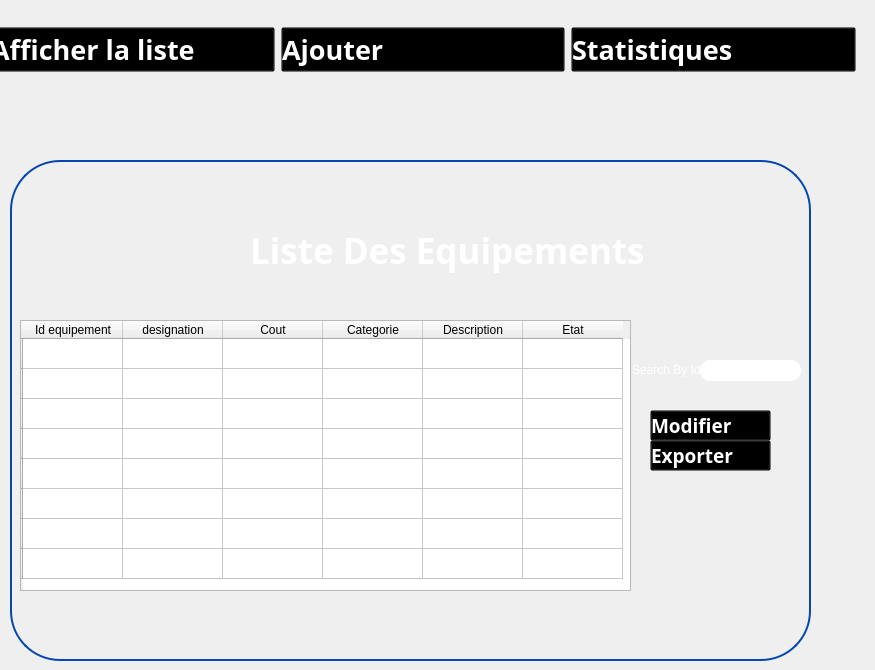
   <widget class="QWidget" name="listeequipement">
    <widget class="QGroupBox" name="groupBox_30">
     <property name="geometry">
      <rect>
       <x>10</x>
       <y>160</y>
       <width>801</width>
       <height>501</height>
      </rect>
     </property>
     <property name="styleSheet">
      <string notr="true">
QGroupBox {
	border-radius:50px;
    border: 2px solid #0447AF; /* Red border */
}
</string>
     </property>
     <property name="title">
      <string/>
     </property>
     <widget class="QLabel" name="label_92">
      <property name="geometry">
       <rect>
        <x>120</x>
        <y>50</y>
        <width>81</width>
        <height>81</height>
       </rect>
      </property>
      <property name="text">
       <string/>
      </property>
      <property name="pixmap">
       <pixmap>:/Desktop/imageprojetcpp/gestion-de-projet.png</pixmap>
      </property>
      <property name="scaledContents">
       <bool>true</bool>
      </property>
     </widget>
     <widget class="QLabel" name="label_93">
      <property name="geometry">
       <rect>
        <x>240</x>
        <y>60</y>
        <width>441</width>
        <height>61</height>
       </rect>
      </property>
      <property name="font">
       <font>
        <family>Plus Jakarta Sans</family>
        <pointsize>26</pointsize>
        <weight>75</weight>
        <bold>true</bold>
       </font>
      </property>
      <property name="styleSheet">
       <string notr="true">color:white;
    background: transparent;
</string>
      </property>
      <property name="text">
       <string>Liste Des Equipements</string>
      </property>
     </widget>
     <widget class="Line" name="line_48">
      <property name="geometry">
       <rect>
        <x>220</x>
        <y>570</y>
        <width>118</width>
        <height>3</height>
       </rect>
      </property>
      <property name="orientation">
       <enum>Qt::Horizontal</enum>
      </property>
     </widget>
     <widget class="QTableWidget" name="tableWidget_8">
      <property name="geometry">
       <rect>
        <x>10</x>
        <y>160</y>
        <width>611</width>
        <height>271</height>
       </rect>
      </property>
      <property name="styleSheet">
       <string notr="true">QTableWidget::horizontalHeader {
    background:transparent;
    color: white;
}</string>
      </property>
      <row>
       <property name="text">
        <string/>
       </property>
       <property name="background">
        <color>
         <red>255</red>
         <green>170</green>
         <blue>127</blue>
        </color>
       </property>
       <property name="foreground">
        <brush brushstyle="NoBrush">
         <color alpha="255">
          <red>0</red>
          <green>85</green>
          <blue>255</blue>
         </color>
        </brush>
       </property>
      </row>
      <row>
       <property name="text">
        <string/>
       </property>
      </row>
      <row>
       <property name="text">
        <string/>
       </property>
      </row>
      <row>
       <property name="text">
        <string/>
       </property>
      </row>
      <row>
       <property name="text">
        <string/>
       </property>
      </row>
      <row>
       <property name="text">
        <string/>
       </property>
      </row>
      <row>
       <property name="text">
        <string/>
       </property>
      </row>
      <row>
       <property name="text">
        <string/>
       </property>
      </row>
      <column>
       <property name="text">
        <string>Id equipement</string>
       </property>
      </column>
      <column>
       <property name="text">
        <string>designation</string>
       </property>
      </column>
      <column>
       <property name="text">
        <string>Cout</string>
       </property>
      </column>
      <column>
       <property name="text">
        <string>Categorie</string>
       </property>
      </column>
      <column>
       <property name="text">
        <string>Description</string>
       </property>
      </column>
      <column>
       <property name="text">
        <string>Etat</string>
       </property>
      </column>
     </widget>
     <widget class="QLabel" name="label_8">
      <property name="geometry">
       <rect>
        <x>690</x>
        <y>200</y>
        <width>101</width>
        <height>21</height>
       </rect>
      </property>
      <property name="styleSheet">
       <string notr="true">background:white;
border-radius:10px;</string>
      </property>
      <property name="text">
       <string/>
      </property>
     </widget>
     <widget class="QLineEdit" name="lineEdit_12">
      <property name="geometry">
       <rect>
        <x>620</x>
        <y>200</y>
        <width>111</width>
        <height>20</height>
       </rect>
      </property>
      <property name="styleSheet">
       <string notr="true">background:transparent;
border-radius:20px;
border-color:blue;
color:white;</string>
      </property>
      <property name="text">
       <string>Search By Id:</string>
      </property>
     </widget>
     <widget class="QPushButton" name="pushButton_37">
      <property name="geometry">
       <rect>
        <x>640</x>
        <y>280</y>
        <width>121</width>
        <height>31</height>
       </rect>
      </property>
      <property name="font">
       <font>
        <family>Gill Sans MT</family>
        <pointsize>14</pointsize>
        <weight>75</weight>
        <bold>true</bold>
       </font>
      </property>
      <property name="styleSheet">
       <string notr="true">QPushButton:hover {
    color: red;
    background: transparent;
}

QPushButton {
    text-align: left;
    background: transparent;
    color: rgb(255,255,255);
}

</string>
      </property>
      <property name="text">
       <string>Exporter</string>
      </property>
      <property name="icon">
       <iconset>
        <normaloff>:/Desktop/imageprojetcpp/pdf.png</normaloff>:/Desktop/imageprojetcpp/pdf.png</iconset>
      </property>
      <property name="iconSize">
       <size>
        <width>25</width>
        <height>25</height>
       </size>
      </property>
     </widget>
     <widget class="QPushButton" name="pushButton_38">
      <property name="geometry">
       <rect>
        <x>640</x>
        <y>250</y>
        <width>121</width>
        <height>31</height>
       </rect>
      </property>
      <property name="font">
       <font>
        <family>Gill Sans MT</family>
        <pointsize>14</pointsize>
        <weight>75</weight>
        <bold>true</bold>
       </font>
      </property>
      <property name="styleSheet">
       <string notr="true">QPushButton:hover {
    color: red;
    background: transparent;
}

QPushButton {
    text-align: left;
    background: transparent;
    color: rgb(255,255,255);
}

</string>
      </property>
      <property name="text">
       <string>Modifier</string>
      </property>
      <property name="icon">
       <iconset>
        <normaloff>:/Desktop/imageprojetcpp/crayon.png</normaloff>:/Desktop/imageprojetcpp/crayon.png</iconset>
      </property>
      <property name="iconSize">
       <size>
        <width>25</width>
        <height>25</height>
       </size>
      </property>
     </widget>
    </widget>
    <widget class="QWidget" name="horizontalLayoutWidget_12">
     <property name="geometry">
      <rect>
       <x>-10</x>
       <y>10</y>
       <width>866</width>
       <height>80</height>
      </rect>
     </property>
     <layout class="QHBoxLayout" name="horizontalLayout_15">
      <item>
       <widget class="QPushButton" name="pushButton_114">
        <property name="font">
         <font>
          <family>Gill Sans MT</family>
          <pointsize>20</pointsize>
          <weight>75</weight>
          <bold>true</bold>
         </font>
        </property>
        <property name="styleSheet">
         <string notr="true">QPushButton:hover {
    color: blue;
    background: transparent;
}

QPushButton {
    text-align: left;
    background: transparent;
    color: rgb(255,255,255);
}
</string>
        </property>
        <property name="text">
         <string>Afficher la liste</string>
        </property>
        <property name="icon">
         <iconset>
          <normaloff>../../Downloads/wetransfer_icons_2024-02-06_1419/icons/liste-de-controle.png</normaloff>../../Downloads/wetransfer_icons_2024-02-06_1419/icons/liste-de-controle.png</iconset>
        </property>
        <property name="iconSize">
         <size>
          <width>50</width>
          <height>46</height>
         </size>
        </property>
       </widget>
      </item>
      <item>
       <widget class="QPushButton" name="pushButton_115">
        <property name="font">
         <font>
          <family>Gill Sans MT</family>
          <pointsize>20</pointsize>
          <weight>75</weight>
          <bold>true</bold>
         </font>
        </property>
        <property name="styleSheet">
         <string notr="true">QPushButton:hover {
    color: blue;
    background: transparent;
}

QPushButton {
    text-align: left;
    background: transparent;
    color: rgb(255,255,255);
}
</string>
        </property>
        <property name="text">
         <string>Ajouter </string>
        </property>
        <property name="icon">
         <iconset>
          <normaloff>../../Downloads/wetransfer_icons_2024-02-06_1419/icons/image (3).png</normaloff>../../Downloads/wetransfer_icons_2024-02-06_1419/icons/image (3).png</iconset>
        </property>
        <property name="iconSize">
         <size>
          <width>50</width>
          <height>46</height>
         </size>
        </property>
       </widget>
      </item>
      <item>
       <widget class="QPushButton" name="pushButton_116">
        <property name="font">
         <font>
          <family>Gill Sans MT</family>
          <pointsize>20</pointsize>
          <weight>75</weight>
          <bold>true</bold>
         </font>
        </property>
        <property name="styleSheet">
         <string notr="true">QPushButton:hover {
    color: blue;
    background: transparent;
}

QPushButton {
    text-align: left;
    background: transparent;
    color: rgb(255,255,255);
}

</string>
        </property>
        <property name="text">
         <string>Statistiques</string>
        </property>
        <property name="icon">
         <iconset>
          <normaloff>../../Downloads/wetransfer_icons_2024-02-06_1419/icons/image (2).png</normaloff>../../Downloads/wetransfer_icons_2024-02-06_1419/icons/image (2).png</iconset>
        </property>
        <property name="iconSize">
         <size>
          <width>50</width>
          <height>46</height>
         </size>
        </property>
       </widget>
      </item>
     </layout>
    </widget>
   </widget>
